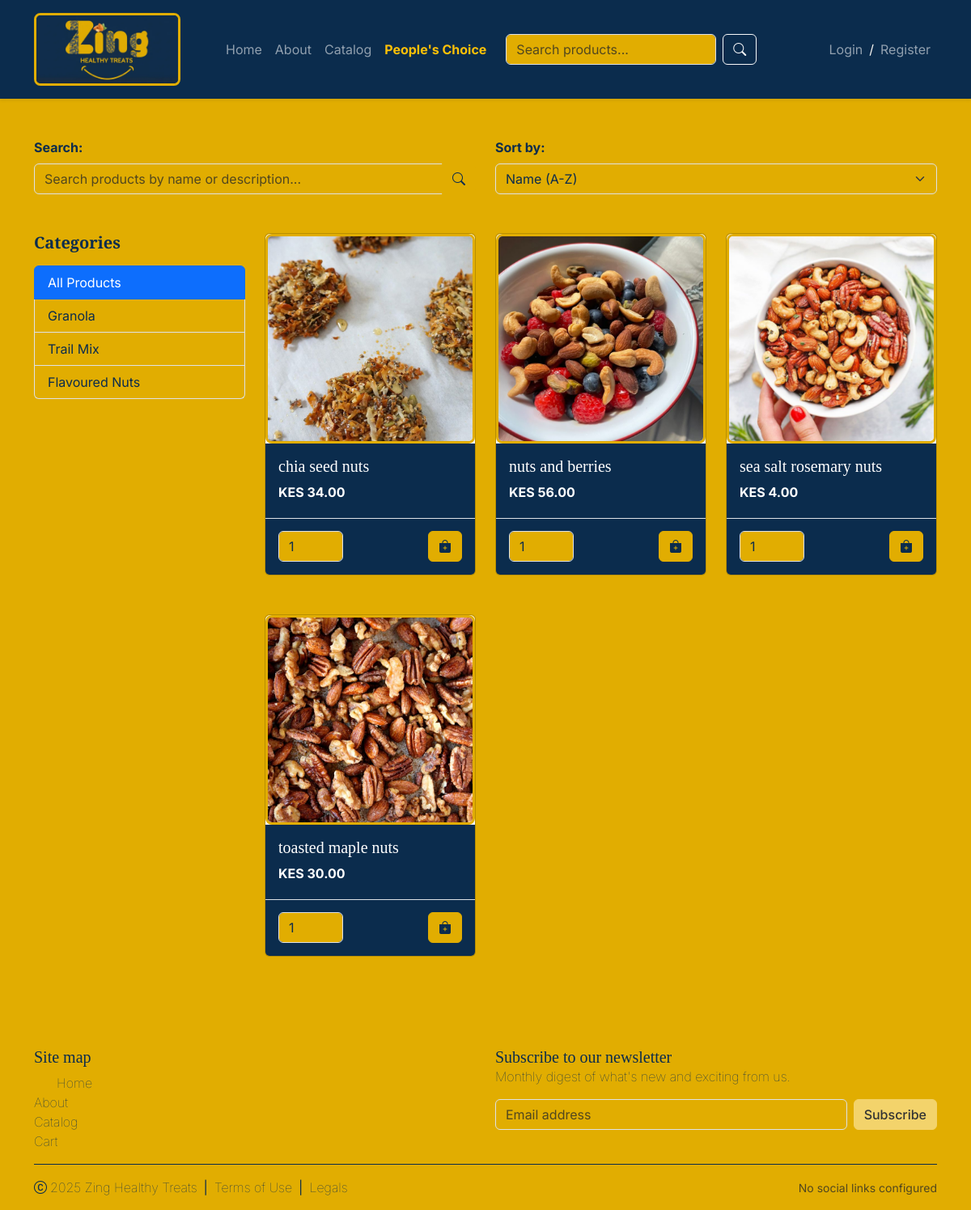
/catalog, run on the app's committed database.
### app/models.py (models this page shows)
class Category(db.Model):
    id = db.Column(db.Integer, primary_key=True)
    name = db.Column(db.String(50), nullable=False, unique=True)
    products = db.relationship("Product", backref="category", lazy=True)

class ProductImage(db.Model):
    id = db.Column(db.Integer, primary_key=True)
    product_id = db.Column(db.Integer, db.ForeignKey("product.id"), nullable=False)
    image_filename = db.Column(db.String(128), nullable=False)
    is_primary = db.Column(db.Boolean, default=False)

class Product(db.Model):
    id = db.Column(db.Integer, primary_key=True)
    date_added = db.Column(db.DateTime, nullable=False, default=datetime.utcnow)
    title = db.Column(db.String(100), nullable=False)
    description = db.Column(db.Text, nullable=False)
    image = db.Column(db.String(128), nullable=False, default="default_product.webp")
    price = db.Column(db.Float, nullable=False)
    quantity = db.Column(db.Integer, nullable=False, default=0)
    category_id = db.Column(db.Integer, db.ForeignKey("category.id"), nullable=True)
    is_peoples_choice = db.Column(db.Boolean, default=False)
    images = db.relationship("ProductImage", backref="product", lazy=True, cascade="all, delete-orphan")

### app/app.py (the view, shortened to what this page needs)
    @app.route("/catalog")
    def catalog():
        sort_by = request.args.get("sort_by", "title")
        page = request.args.get("page", 1, type=int)
        search = request.args.get("search", "").strip()
        category_id = request.args.get("category_id", type=int)
        per_page = 12
        query = Product.query
        if category_id:
            query = query.filter(Product.category_id == category_id)
        if sort_by == "price_asc": query = query.order_by(Product.price.asc())
        elif sort_by == "price_desc": query = query.order_by(Product.price.desc())
        elif sort_by == "quantity_asc": query = query.order_by(Product.quantity.asc())
        elif sort_by == "quantity_desc": query = query.order_by(Product.quantity.desc())
        else: query = query.order_by(Product.title.asc())
        products = query.paginate(page=page, per_page=per_page, error_out=False)
        categories = Category.query.all()
        return render_template(
            "shop/catalog.html",
            title="Catalog",
            products=products,
            categories=categories,
            sort_by=sort_by,
            search=search,
            category_id=category_id
        )

### templates/shop/catalog.html (shortened to what this page needs)
{% extends "base.html" %}
{% block content %}
<div class="mb-5">
    <form class="mb-3" method="get">
        <div class="row align-items-end">
            <div class="col-12 col-md-6 mb-3 mb-md-0">
                <label for="search" class="form-label fw-bold">Search:</label>
                <div class="input-group">
                    <input class="form-control" type="search" name="search" id="search"
                        placeholder="Search products by name or description..."
                        value="{{ request.args.get('search', '') }}" aria-label="Search">
                    <button class="btn btn-primary" type="submit">
                        <i class="bi bi-search"></i>
                    </button>
                </div>
            </div>
            <div class="col-12 col-md-6">
                <label for="sort_by" class="form-label fw-bold">Sort by:</label>
                <select class="form-select" name="sort_by" id="sort_by" onchange="this.form.submit()">
                    <option value="title" {% if sort_by=='title' %}selected{% endif %}>Name (A-Z)</option>
                </select>
            </div>
        </div>
    </form>
</div>
<div class="row">
    <div class="col-lg-3 mb-5">
        <h5 class="fw-bold mb-3">Categories</h5>
        <div class="list-group">
            <a href="{{ url_for('catalog', sort_by=sort_by, search=search if search else None) }}"
                class="list-group-item list-group-item-action {% if not category_id %}active{% endif %}">
                All Products
            </a>
            {% for category in categories %}
            <a href="{{ url_for('catalog', category_id=category.id, sort_by=sort_by, search=search if search else None) }}"
                class="list-group-item list-group-item-action {% if category_id == category.id %}active{% endif %}">
                {{ category.name }}
            </a>
            {% endfor %}
        </div>
    </div>
    <div class="col-lg-9">
        <div class="row">
            {% for product in products.items %}
            <div class="col-12 col-md-6 col-lg-4 mb-5">
                {% include "shop/product_card.html" %}
            </div>
            {% else %}
            <div class="col-12 text-center py-5">
                <p class="text-muted fs-5">No products found holding these criteria.</p>
                <a href="{{ url_for('catalog') }}" class="btn btn-outline-primary mt-3">Reset Filters</a>
            </div>
            {% endfor %}
        </div>
    </div>
</div>
{% endblock %}

### templates/shop/product_card.html (shortened to what this page needs)
<div class="card">
    <a class="text-decoration-none text-light" href="{{ url_for('product_detail', product_id=product.id) }}">
        <div class="ratio ratio-1x1 bg-light rounded-top overflow-hidden">
            {% if product.images %}
            <div id="carousel-{{ product.id }}" class="carousel slide h-100 product-card-carousel"
                data-bs-interval="false">
                <div class="carousel-inner h-100">
                    {% for img in product.images %}
                    <div class="carousel-item {% if loop.first %}active{% endif %} h-100">
                        <img class="d-block w-100 h-100 object-fit-cover hover-zoom"
                            src="{{ url_for('static', filename='images/product_pictures/' + img.image_filename) }}"
                            alt="{{ product.title }}" loading="lazy">
                    </div>
                    {% endfor %}
                </div>
            </div>
            {% else %}
            <img class="card-img-top img-fluid rounded-top h-100 object-fit-cover hover-zoom"
                src="{{ url_for('static', filename='images/product_pictures/' + product.image) }}"
                alt="{{ product.title }}" loading="lazy">
            {% endif %}
        </div>
        <div class="card-body bg-zing-blue">
            <h5 class="card-title text-white">{{ product.title }}</h5>
            <p class="mb-1 card-text text-white fw-bold">KES {{ "%.2f"|format(product.price) }}</p>
        </div>
    </a>
    <div class="card-footer border-top d-flex align-items-center justify-content-center bg-zing-blue"
        style="height: 70px;">
        {% if product.quantity > 0 %}
        <form class="w-100 d-flex justify-content-between align-items-center" method="POST"
            action="{{ url_for('add_to_cart', product_id=product.id) }}">
            <input class="me-2 form-control" style="width: 80px;" type="number" name="quantity" value="1" min="1">
            <button class="btn btn-primary" type="submit">
                <i class="bi bi-bag-plus-fill"></i>
            </button>
        </form>
        {% endif %}
    </div>
</div>

### static/css/style.css (style rules this page uses)
*, *::before, *::after { box-sizing: border-box; margin: 0; padding: 0; scroll-behavior: smooth; }
body { font-family: 'Inter', sans-serif; }
h1, h2, h3, h4, h5, h6, .navbar-brand, .display-1, .display-2, .display-3, .display-4, .display-5, .display-6, .section-title { font-family: 'Instrument Serif', serif; }
* { -moz-user-select: none; -ms-user-select: none; -webkit-user-select: none; user-select: none; }
input, textarea, select { -moz-user-select: text; -ms-user-select: text; -webkit-user-select: text; user-select: text; }
:root { --bs-primary: #E1AD01; --bs-primary-rgb: 225, 173, 1; --bs-primary-bg-subtle: #FFF8E1; --bs-primary-border-subtle: #FFE082; --bs-primary-text-emphasis: #0B2C4D; --bs-dark: #0B2C4D; --bs-dark-rgb: 11, 44, 77; --bs-success: #F3D36B; --bs-success-rgb: 243, 211, 107; --bs-success-bg-subtle: #FAF7F2; --bs-success-border-subtle: #F3D36B; --bs-success-text-emphasis: #333333; --bs-body-bg: #E1AD01; --bs-body-color: #0B2C4D; }
.btn-primary { --bs-btn-color: #0B2C4D; --bs-btn-bg: #E1AD01; --bs-btn-border-color: #E1AD01; --bs-btn-hover-color: #0B2C4D; --bs-btn-hover-bg: #CCA000; --bs-btn-hover-border-color: #B58E00; --bs-btn-focus-shadow-rgb: 225, 173, 1; --bs-btn-active-color: #0B2C4D; --bs-btn-active-bg: #B58E00; --bs-btn-active-border-color: #A37F00; --bs-btn-disabled-color: #0B2C4D; --bs-btn-disabled-bg: #E1AD01; --bs-btn-disabled-border-color: #E1AD01; font-weight: 600; }
.bg-zing-blue { background-color: #0B2C4D !important; color: #FAF7F2; }
body { background-color: var(--bs-body-bg); color: var(--bs-body-color); }
.hover-zoom { transition: transform 0.5s ease; }
.overflow-hidden { overflow: hidden; }
.btn { transition: all 0.3s cubic-bezier(0.25, 0.8, 0.25, 1); }
img { border: 3px solid #E1AD01; border-radius: 8px; }
.theme-halloween { border-color: #FF7518 !important; }

### data on the page
Category: name "Granola"
Category: name "Trail Mix"
Category: name "Flavoured Nuts"
Product: title "chia seed nuts", price "34.00"
ProductImage: image_filename (picture)
Product: title "nuts and berries", price "56.00"
ProductImage: image_filename (picture)
Product: title "sea salt rosemary nuts", price "4.00"
ProductImage: image_filename (picture)
Product: title "toasted maple nuts", price "30.00"
ProductImage: image_filename (picture)
